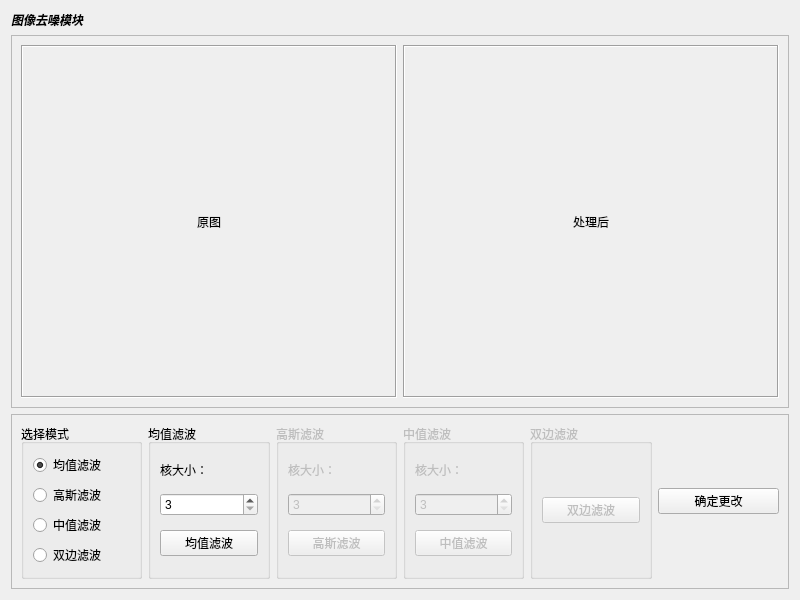
<?xml version="1.0" encoding="UTF-8"?>
<ui version="4.0">
 <class>DenoisingWidget</class>
 <widget class="QWidget" name="DenoisingWidget">
  <property name="geometry">
   <rect>
    <x>0</x>
    <y>0</y>
    <width>800</width>
    <height>600</height>
   </rect>
  </property>
  <property name="minimumSize">
   <size>
    <width>800</width>
    <height>600</height>
   </size>
  </property>
  <property name="windowTitle">
   <string>图像去噪模块</string>
  </property>
  <layout class="QVBoxLayout" name="verticalLayout_2" stretch="0,1,0">
   <item>
    <widget class="QLabel" name="widget_title">
     <property name="font">
      <font>
       <italic>true</italic>
       <bold>true</bold>
      </font>
     </property>
     <property name="text">
      <string>图像去噪模块</string>
     </property>
    </widget>
   </item>
   <item>
    <widget class="QFrame" name="frame">
     <property name="frameShape">
      <enum>QFrame::StyledPanel</enum>
     </property>
     <property name="frameShadow">
      <enum>QFrame::Raised</enum>
     </property>
     <layout class="QHBoxLayout" name="horizontalLayout_2" stretch="1,1">
      <item>
       <widget class="QLabel" name="original_image_label">
        <property name="frameShape">
         <enum>QFrame::Box</enum>
        </property>
        <property name="frameShadow">
         <enum>QFrame::Sunken</enum>
        </property>
        <property name="text">
         <string>原图</string>
        </property>
        <property name="alignment">
         <set>Qt::AlignCenter</set>
        </property>
       </widget>
      </item>
      <item>
       <widget class="QLabel" name="after_process_image_label">
        <property name="frameShape">
         <enum>QFrame::Box</enum>
        </property>
        <property name="frameShadow">
         <enum>QFrame::Sunken</enum>
        </property>
        <property name="text">
         <string>处理后</string>
        </property>
        <property name="alignment">
         <set>Qt::AlignCenter</set>
        </property>
       </widget>
      </item>
     </layout>
    </widget>
   </item>
   <item>
    <widget class="QFrame" name="frame_2">
     <property name="frameShape">
      <enum>QFrame::StyledPanel</enum>
     </property>
     <property name="frameShadow">
      <enum>QFrame::Raised</enum>
     </property>
     <layout class="QHBoxLayout" name="horizontalLayout">
      <item>
       <widget class="QGroupBox" name="groupBox">
        <property name="title">
         <string>选择模式</string>
        </property>
        <layout class="QVBoxLayout" name="verticalLayout">
         <item>
          <widget class="QRadioButton" name="mean_filter_radio">
           <property name="text">
            <string>均值滤波</string>
           </property>
           <property name="checked">
            <bool>true</bool>
           </property>
           <attribute name="buttonGroup">
            <string notr="true">buttonGroup</string>
           </attribute>
          </widget>
         </item>
         <item>
          <widget class="QRadioButton" name="gaussian_filter_radio">
           <property name="text">
            <string>高斯滤波</string>
           </property>
           <attribute name="buttonGroup">
            <string notr="true">buttonGroup</string>
           </attribute>
          </widget>
         </item>
         <item>
          <widget class="QRadioButton" name="median_filter_radio">
           <property name="text">
            <string>中值滤波</string>
           </property>
           <attribute name="buttonGroup">
            <string notr="true">buttonGroup</string>
           </attribute>
          </widget>
         </item>
         <item>
          <widget class="QRadioButton" name="bilateral_filter_radio">
           <property name="text">
            <string>双边滤波</string>
           </property>
           <attribute name="buttonGroup">
            <string notr="true">buttonGroup</string>
           </attribute>
          </widget>
         </item>
        </layout>
       </widget>
      </item>
      <item>
       <widget class="QGroupBox" name="mean_filter_groupBox">
        <property name="enabled">
         <bool>true</bool>
        </property>
        <property name="title">
         <string>均值滤波</string>
        </property>
        <layout class="QVBoxLayout" name="verticalLayout_5">
         <item>
          <widget class="QLabel" name="label_2">
           <property name="sizePolicy">
            <sizepolicy hsizetype="Preferred" vsizetype="Fixed">
             <horstretch>0</horstretch>
             <verstretch>0</verstretch>
            </sizepolicy>
           </property>
           <property name="text">
            <string>核大小：</string>
           </property>
          </widget>
         </item>
         <item>
          <widget class="QSpinBox" name="mean_filter_ksize">
           <property name="minimum">
            <number>3</number>
           </property>
           <property name="maximum">
            <number>9</number>
           </property>
           <property name="singleStep">
            <number>2</number>
           </property>
           <property name="value">
            <number>3</number>
           </property>
          </widget>
         </item>
         <item>
          <widget class="QPushButton" name="mean_filter_btn">
           <property name="text">
            <string>均值滤波</string>
           </property>
          </widget>
         </item>
        </layout>
       </widget>
      </item>
      <item>
       <widget class="QGroupBox" name="gaussian_filter_groupBox">
        <property name="enabled">
         <bool>false</bool>
        </property>
        <property name="title">
         <string>高斯滤波</string>
        </property>
        <layout class="QVBoxLayout" name="verticalLayout_3">
         <item>
          <widget class="QLabel" name="label">
           <property name="sizePolicy">
            <sizepolicy hsizetype="Preferred" vsizetype="Fixed">
             <horstretch>0</horstretch>
             <verstretch>0</verstretch>
            </sizepolicy>
           </property>
           <property name="text">
            <string>核大小：</string>
           </property>
          </widget>
         </item>
         <item>
          <widget class="QSpinBox" name="gaussian_filter_ksize">
           <property name="minimum">
            <number>3</number>
           </property>
           <property name="maximum">
            <number>9</number>
           </property>
           <property name="singleStep">
            <number>2</number>
           </property>
           <property name="value">
            <number>3</number>
           </property>
          </widget>
         </item>
         <item>
          <widget class="QPushButton" name="gaussian_filter_btn">
           <property name="text">
            <string>高斯滤波</string>
           </property>
          </widget>
         </item>
        </layout>
       </widget>
      </item>
      <item>
       <widget class="QGroupBox" name="median_filter_groupBox">
        <property name="enabled">
         <bool>false</bool>
        </property>
        <property name="title">
         <string>中值滤波</string>
        </property>
        <layout class="QVBoxLayout" name="verticalLayout_6">
         <item>
          <widget class="QLabel" name="label_3">
           <property name="sizePolicy">
            <sizepolicy hsizetype="Preferred" vsizetype="Fixed">
             <horstretch>0</horstretch>
             <verstretch>0</verstretch>
            </sizepolicy>
           </property>
           <property name="text">
            <string>核大小：</string>
           </property>
          </widget>
         </item>
         <item>
          <widget class="QSpinBox" name="median_filter_ksize">
           <property name="minimum">
            <number>3</number>
           </property>
           <property name="maximum">
            <number>9</number>
           </property>
           <property name="singleStep">
            <number>2</number>
           </property>
           <property name="value">
            <number>3</number>
           </property>
          </widget>
         </item>
         <item>
          <widget class="QPushButton" name="median_filter_btn">
           <property name="text">
            <string>中值滤波</string>
           </property>
          </widget>
         </item>
        </layout>
       </widget>
      </item>
      <item>
       <widget class="QGroupBox" name="bilateral_filter_groupBox">
        <property name="enabled">
         <bool>false</bool>
        </property>
        <property name="title">
         <string>双边滤波</string>
        </property>
        <layout class="QVBoxLayout" name="verticalLayout_7">
         <item>
          <widget class="QPushButton" name="bilateral_filter_btn">
           <property name="text">
            <string>双边滤波</string>
           </property>
          </widget>
         </item>
        </layout>
       </widget>
      </item>
      <item>
       <widget class="QPushButton" name="ok_btn">
        <property name="sizePolicy">
         <sizepolicy hsizetype="Minimum" vsizetype="Fixed">
          <horstretch>0</horstretch>
          <verstretch>0</verstretch>
         </sizepolicy>
        </property>
        <property name="text">
         <string>确定更改</string>
        </property>
       </widget>
      </item>
     </layout>
    </widget>
   </item>
  </layout>
 </widget>
 <resources/>
 <connections/>
 <buttongroups>
  <buttongroup name="buttonGroup"/>
 </buttongroups>
</ui>
